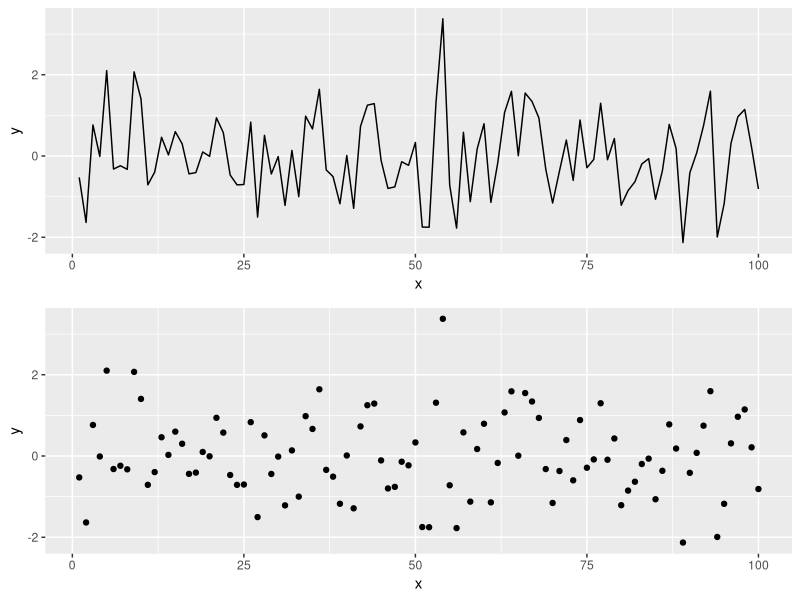

This chart was generated by the following R code:
## ---- chunk 1
knitr::opts_chunk$set(echo = TRUE, fig.width = 8, fig.height = 8, fig.alig = "center")
## ---- chunk 2
library(tidyverse)
library(gridExtra)
## ---- chunk 3
x <- seq(1:100)
y <- rnorm(100) # Generating data form a normal distribution with mean 0 and variance 1
data <- data.frame(x = x, y = y ) # Creating a data frame
p1 = ggplot(data, aes(x= x, y = y)) +
geom_line()
p2 = ggplot(data, aes(x= x, y = y)) +
geom_point()
grid.arrange(p1, p2)
